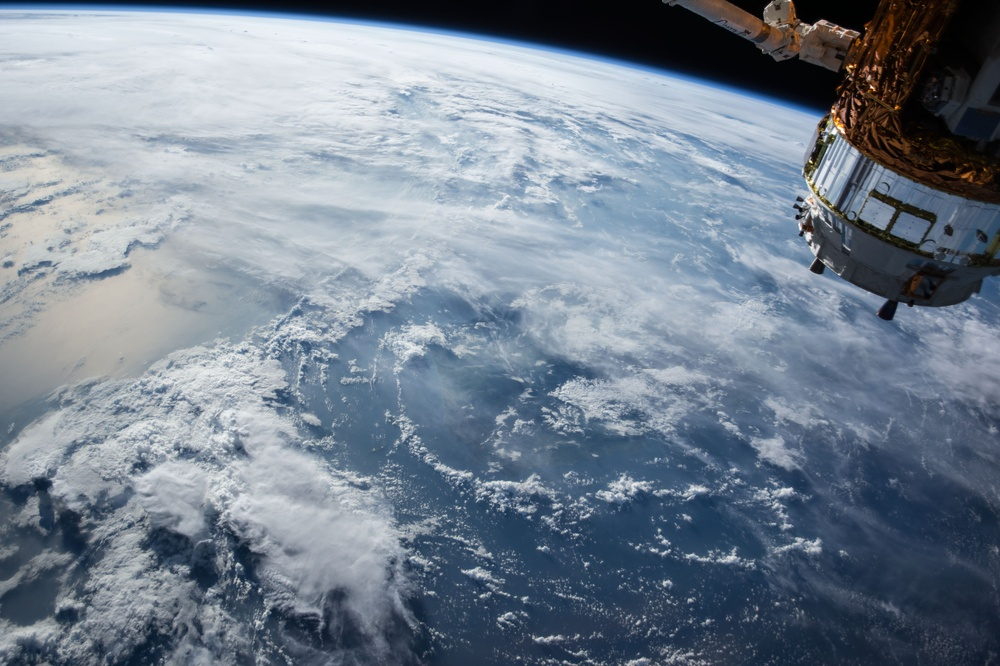
#> input picture opencv/sample-image.jpg, 1000 x 666 px, shrunk from 4928 x 3280 before the run, found by its file name
$ python contour-detection.py   (older library calls are emulated)
#> lines starting #> are read from the running program, lines starting #| are printed output that depends on the picture; after the words box and inside, x2 and y2 are one past the last pixel; in counts of white or black regions, pixels touching at a corner belong together
import numpy as np
import cv2

img = cv2.imread('sample-image.jpg')
#> img is the input picture: shape (666, 1000, 3); mean B, G, R 143.5, 129.6, 117.4
imgray = cv2.cvtColor(img, cv2.COLOR_BGR2GRAY)
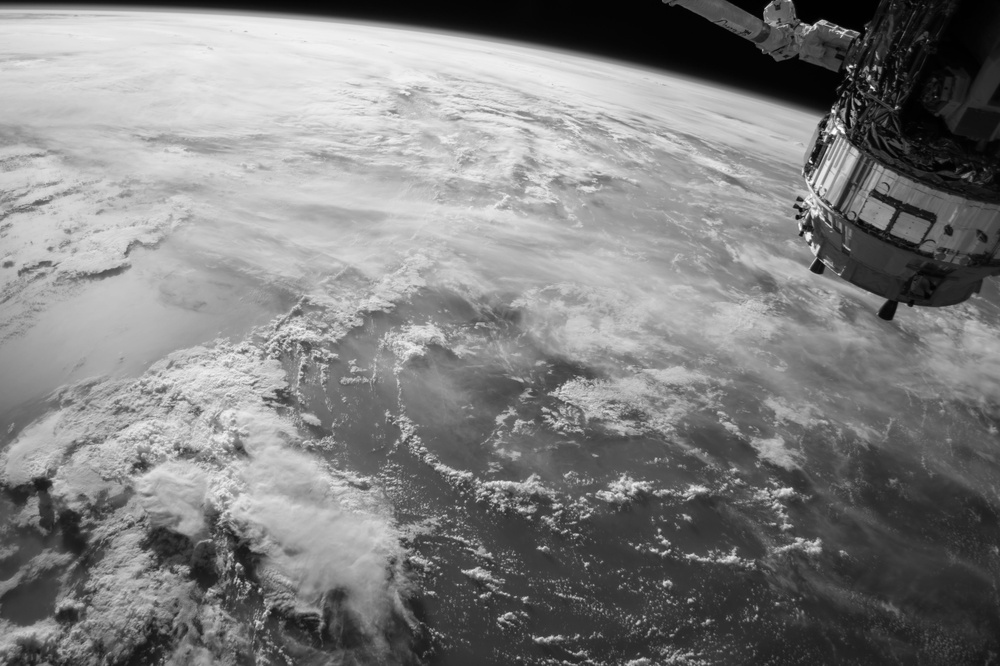
#> imgray: shape (666, 1000); min 0, max 255, mean 127.5
ret, thresh = cv2.threshold(imgray,127,255,0)
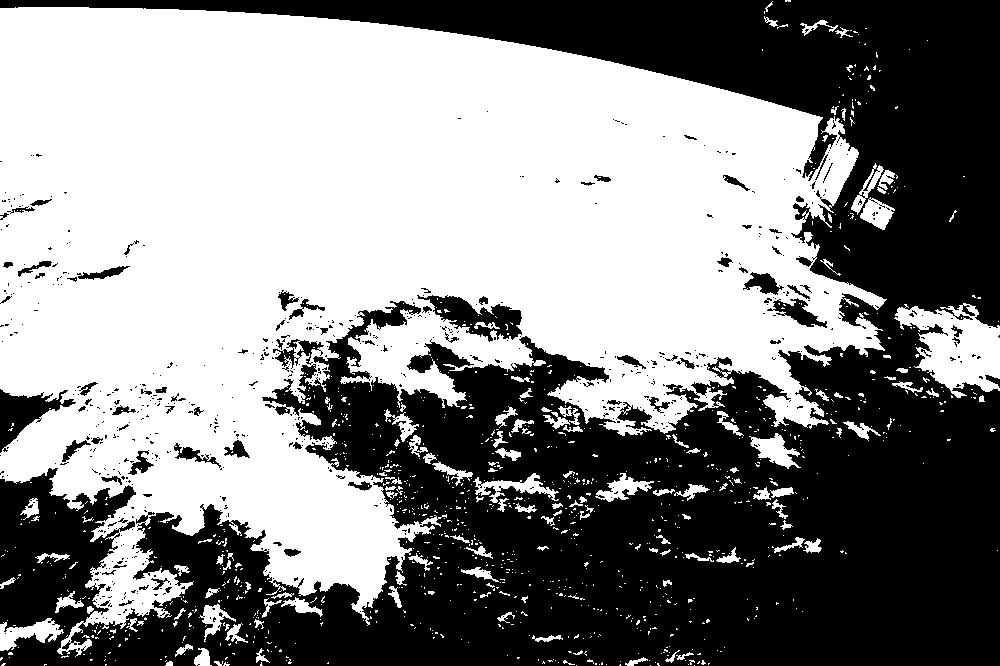
#> thresh: shape (666, 1000); 53.2% white; 665 black regions (581 under 20 px)
image, contours, hierarchy = cv2.findContours(thresh, cv2.RETR_TREE, cv2.CHAIN_APPROX_SIMPLE)
#> contours = 2097 contours, 1898 with area under 20; largest, box (x1, y1, x2, y2) and area: (0, 7, 887, 657) 338126, (894, 303, 1000, 398) 5610, (416, 294, 523, 343) 2508, (0, 618, 64, 651) 911, (749, 433, 801, 469) 784

cv2.imshow('Sample Image', imgray)
cv2.waitKey(0)
cv2.destroyAllWindows()
